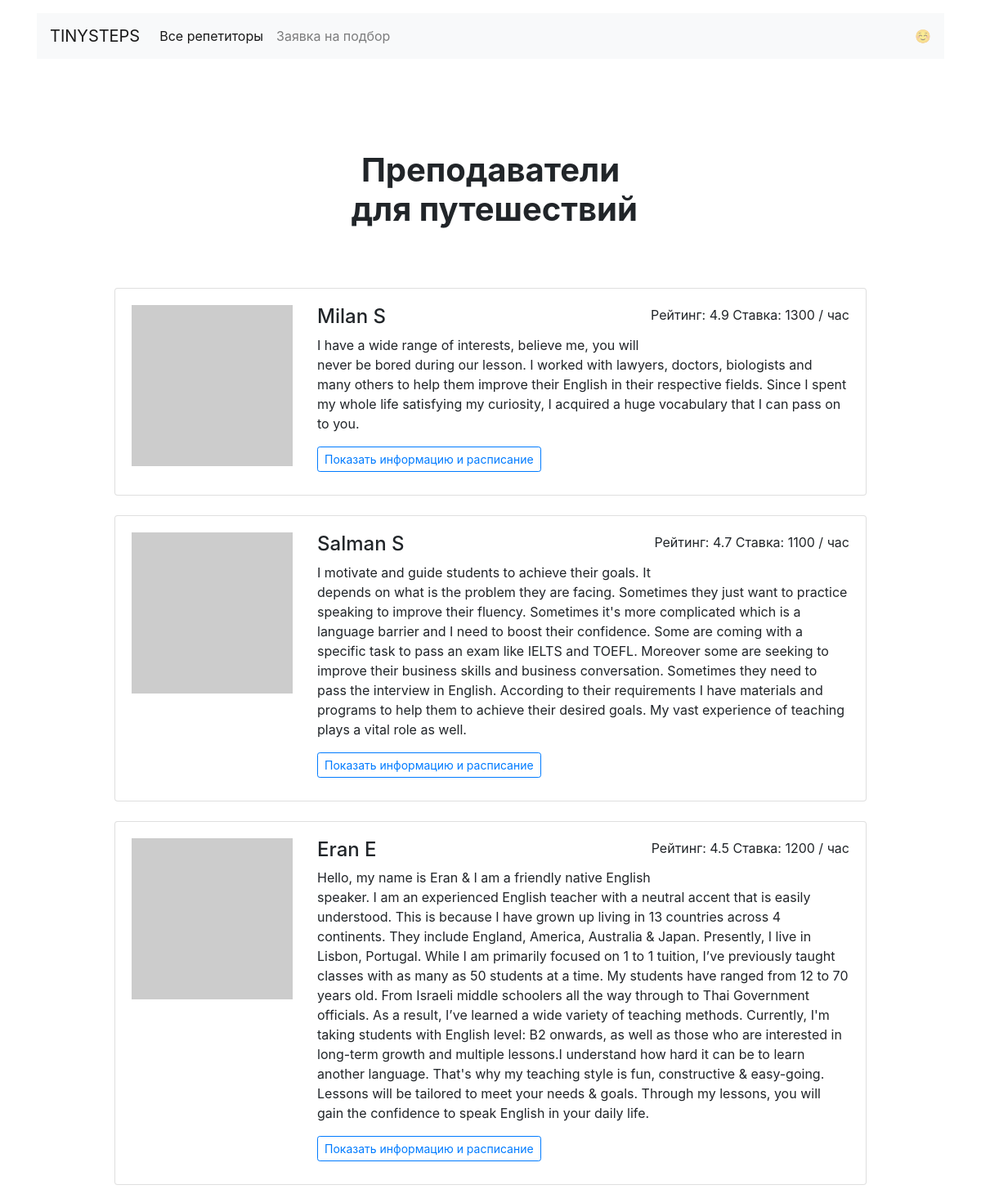
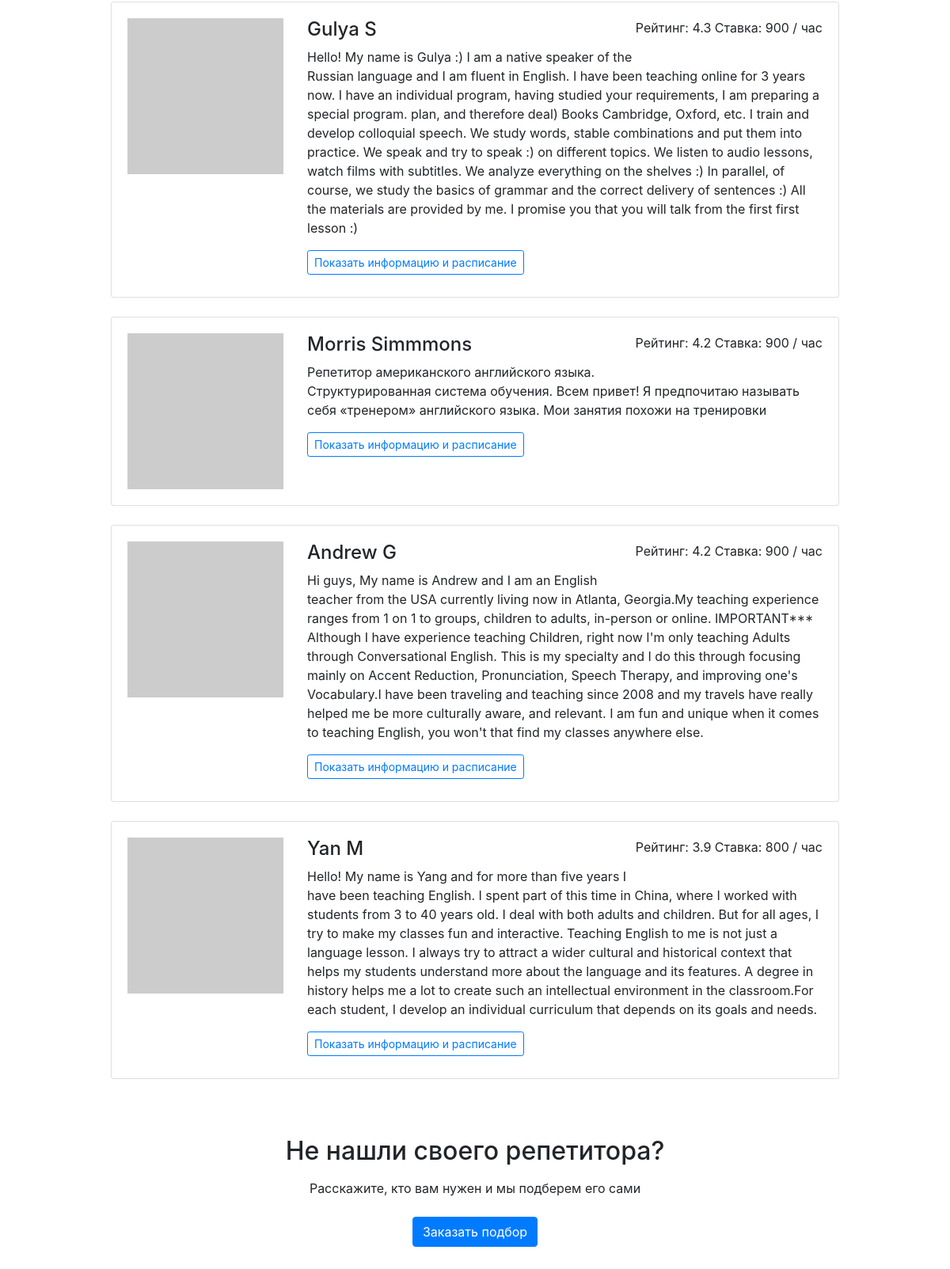
The page /goals/travel on the database its author committed (2 pictures, top to bottom).
### modules/models.py (models this page shows)
class TeachersTable(db.Model):
    __tablename__ = 'teacherstable'
    id = db.Column(db.Integer, primary_key=True)
    name = db.Column(db.String, nullable=False)
    about = db.Column(db.String)
    rating = db.Column(db.Float)
    picture = db.Column(db.String)
    price = db.Column(db.Integer)
    goals = db.Column(db.String)
    free = db.Column(db.String)
    booking = db.relationship("BookingTable", back_populates="clientTeacher")

### app.py (the view)
@app.route('/goals/<goal>')
def goals(goal):
    tutors = db.session.query(TeachersTable).filter(TeachersTable.goals.contains(goal))
    tutors = [r for r in tutors] #превращаем в лист
    for i in range(0, len(tutors)):
         tutors[i].goals = ast.literal_eval(tutors[i].goals)
         tutors[i].free = ast.literal_eval(tutors[i].free)
    return render_template('goal.html', tutors=tutors, goalsdict=goalsdict, goal=goal)

### templates/goal.html
{% extends 'base.html' %}
{% block content %}
  <main class="container mt-3">
    <h1 class="h1 text-center w-50 mx-auto mt-1 py-5 mb-4"><strong><br />Преподаватели <br>  {{ goalsdict[goal].lower() }}</strong></h1>
      <div class="row">
      <div class="col-12 col-lg-10 offset-lg-1 m-auto">
        {% for tutor in tutors|sort(attribute='rating', reverse=True) %}
        <div class="card mb-4">
          <div class="card-body">
            <div class="row">
              <div class="col-3"><img src="{{ tutor.picture }}" class="img-fluid" alt=""></div>
              <div class="col-9">
                <p class="float-right">Рейтинг: {{ tutor.rating }} Ставка: {{ tutor.price }} / час</p>
                <h2 class="h4">{{ tutor.name }}</h2>
                <p>{{ tutor.about }}</p>
                <a href="/profile/{{ tutor.id }}" class="btn btn-outline-primary btn-sm mr-3 mb-2">Показать информацию и расписание</a>
              </div>
            </div>
          </div>
        </div>
        {% endfor %}
      </div>
    </div>
    <h2 class="text-center mt-5 mb-3">Не нашли своего репетитора?</h2>
    <p class="text-center mb-4">Расскажите, кто вам нужен и мы подберем его сами</p>
    <div class="text-center pb-5">
        <a href="/request" class="btn btn-primary">Заказать подбор</a>
    </div>
  </main>
{% endblock %}

### rows shown on the page
TeachersTable: rating "4.9", price "1300", name "Milan S", about "I have a wide range of interests, believe me, you will never be bored during our lesson. I worked with lawyers, doctors, biologists and many others to help them improve their English in their respective fields. Since I spent my whole life satisfying my curiosity, I acquired a huge vocabulary that I can pass on to you."
TeachersTable: rating "4.7", price "1100", name "Salman S", about "I motivate and guide students to achieve their goals. It depends on what is the problem they are facing. Sometimes they just want to practice speaking to improve their fluency. Sometimes it's more complicated which is a language barrier and I need to boost their confidence. Some are coming with a specific task to pass an exam like IELTS and TOEFL. Moreover some are seeking to improve their business skills and business conversation. Sometimes they need to pass the interview in English. According to their requirements I have materials and programs to help them to achieve their desired goals. My vast experience of teaching plays a vital role as well."
TeachersTable: rating "4.5", price "1200", name "Eran E", about "Hello, my name is Eran & I am a friendly native English speaker. I am an experienced English teacher with a neutral accent that is easily understood. This is because I have grown up living in 13 countries across 4 continents. They include England, America, Australia & Japan. Presently, I live in Lisbon, Portugal. While I am primarily focused on 1 to 1 tuition, I’ve previously taught classes with as many as 50 students at a time. My students have ranged from 12 to 70 years old. From Israeli middle schoolers all the way through to Thai Government officials. As a result, I’ve learned a wide variety of teaching methods. Currently, I'm taking students with English level: B2 onwards, as well as…"
TeachersTable: rating "4.3", price "900", name "Gulya S", about "Hello! My name is Gulya :) I am a native speaker of the Russian language and I am fluent in English. I have been teaching online for 3 years now. I have an individual program, having studied your requirements, I am preparing a special program. plan, and therefore deal) Books Cambridge, Oxford, etc. I train and develop colloquial speech. We study words, stable combinations and put them into practice. We speak and try to speak :) on different topics. We listen to audio lessons, watch films with subtitles. We analyze everything on the shelves :) In parallel, of course, we study the basics of grammar and the correct delivery of sentences :) All the materials are provided by me. I promise you…"
TeachersTable: rating "4.2", price "900", name "Morris Simmmons", about "Репетитор американского английского языка. Структурированная система обучения. Всем привет! Я предпочитаю называть себя «тренером» английского языка. Мои занятия похожи на тренировки"
TeachersTable: rating "4.2", price "900", name "Andrew G", about "Hi guys, My name is Andrew and I am an English teacher from the USA currently living now in Atlanta, Georgia.My teaching experience ranges from 1 on 1 to groups, children to adults, in-person or online. IMPORTANT*** Although I have experience teaching Children, right now I'm only teaching Adults through Conversational English. This is my specialty and I do this through focusing mainly on Accent Reduction, Pronunciation, Speech Therapy, and improving one's Vocabulary.I have been traveling and teaching since 2008 and my travels have really helped me be more culturally aware, and relevant. I am fun and unique when it comes to teaching English, you won't that find my classes anywhere else."
TeachersTable: rating "3.9", price "800", name "Yan M", about "Hello! My name is Yang and for more than five years I have been teaching English. I spent part of this time in China, where I worked with students from 3 to 40 years old. I deal with both adults and children. But for all ages, I try to make my classes fun and interactive. Teaching English to me is not just a language lesson. I always try to attract a wider cultural and historical context that helps my students understand more about the language and its features. A degree in history helps me a lot to create such an intellectual environment in the classroom.For each student, I develop an individual curriculum that depends on its goals and needs."

### other values the page prints
{{ goalsdict[goal].lower() }} "для путешествий"
